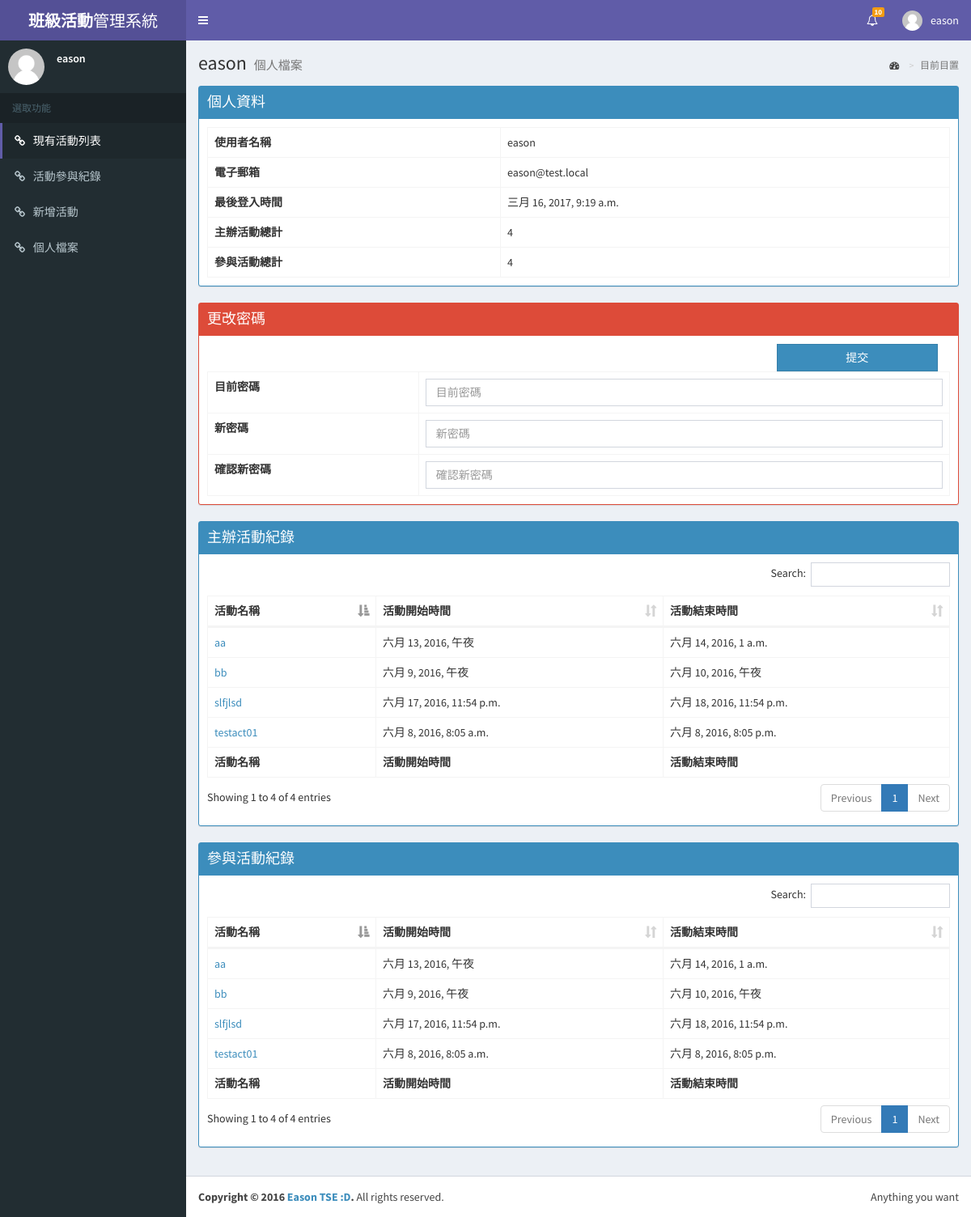
The app's page /profile (signed in) with its own data.
### main/models.py (models this page shows, shortened)
class Event(models.Model):
    e_name = models.CharField(max_length=255)
    e_startdate = models.DateTimeField()
    e_enddate = models.DateTimeField()
    e_place = models.TextField()
    e_description = models.TextField()
    e_deadline = models.DateTimeField()
    e_postdate = models.DateTimeField()
    e_organizer = models.ForeignKey(User, related_name='e_organizer')
    e_participant = models.ManyToManyField(User,
                                           related_name='e_participant',
                                           through='Participation')
    e_admin = models.ManyToManyField(User, related_name='e_admin')

### main/views/profile.py (the view)
# urls.py: url(r'^profile$', p.profile, name='profile'),
@login_required
def profile(request):
    form = ResetPwdForm(request.POST or None, request=request)
    username = request.user.username
    event_hlist = Event.objects.filter(e_organizer=request.user)
    event_hcount = event_hlist.count()
    event_plist = request.user.e_participant.all()
    event_pcount = Participation.objects.filter(p_member=request.user).count()
    if request.method == 'POST' and form.is_valid():
        request.user.set_password(form.cleaned_data['new_pwd'])
        request.user.save()
        logout(request)
        return redirect('login')
    else:
        return render(request, 'profile.html', locals())

### main/forms.py (shortened to what this page needs)
class ResetPwdForm(forms.Form):
    current_pwd = forms.CharField(
        widget=forms.PasswordInput(attrs={'class': 'form-control',
                                          'placeholder': '目前密碼'}),
        required=True)
    new_pwd = forms.CharField(
        widget=forms.PasswordInput(attrs={'class': 'form-control',
                                          'placeholder': '新密碼'}),
        required=True)
    confirm_pwd = forms.CharField(
        widget=forms.PasswordInput(attrs={'class': 'form-control',
                                          'placeholder': '確認新密碼'}),
        required=True)
    def __init__(self, *args, **kwargs):
        self.request = kwargs.pop("request")
        super(ResetPwdForm, self).__init__(*args, **kwargs)

### main/templates/profile.html (shortened to what this page needs)
{% extends "base.html" %}
{% load staticfiles %}
{% block head_script %}
<link rel="stylesheet" href="{% static "plugins/datatables/dataTables.bootstrap.css" %}">
{% endblock %}
{% block active-list %} class="active"{% endblock %}
{% block page-header %}
{{ user.username }}
{% endblock %}
{% block page-header-desc %}個人檔案{% endblock %}
{% block page-content %}
<div class="row">
  <div class="col-xs-12">
    <div class="box box-solid box-primary">
      <div class="box-header">
        <h3 class="box-title">個人資料</h3>
      </div>
      <div class="box-body">
        <table id="p_stats" class="table table-bordered table-hover">
          <tbody>
            <tr>
              <td><b>使用者名稱</b></td>
              <td>{{ user.username }}</td>
            </tr>
            <tr>
              <td><b>電子郵箱</b></td>
              <td>{{ user.email }}</td>
            </tr>
            <tr>
              <td><b>最後登入時間</b></td>
              <td>{{ user.last_login }}</td>
            </tr>
            <tr>
              <td><b>主辦活動總計</b></td>
              <td>{{ event_hcount }}</td>
            </tr>
            <tr>
              <td><b>參與活動總計</b></td>
              <td>{{ event_pcount }}</td>
            </tr>
          </tbody>
        </table>
      </div>
    </div>
  </div>
</div>
<div class="row">
  <div class="col-xs-12">
    <div class="box box-solid box-danger">
      <div class="box-header">
        <h3 class="box-title">更改密碼</h3>
      </div>
      <div class="box-body">
        <table id="reset_pwd" class="table table-bordered table-hover">
          <tbody>
            <form action="profile" method="post">
              <tr>
                <td>
                  <label for="{{ form.current_pwd.id_for_label }}">目前密碼</label>
                </td>
                <td>
                  {{ form.current_pwd }}
                </td>
              </tr>
              <tr>
                <td>
                  <label for="{{ form.new_pwd.id_for_label }}">新密碼</label>
                </td>
                <td>
                  {{ form.new_pwd }}
                </td>
              </tr>
              <tr>
                <td>
                  <label for="{{ form.confirm_pwd.id_for_label }}">確認新密碼</label>
                </td>
                <td>
                  {{ form.confirm_pwd }}
                </td>
              </tr>
              <div class="col-xs-3 col-xs-offset-9">
                <button type="submit" class="btn btn-primary btn-block btn-flat">提交</button>
              </div>
            </form>
          </tbody>
        </table>
      </div>
    </div>
  </div>
</div>
<div class="row">
  <div class="col-xs-12">
    <div class="box box-solid box-primary">
      <div class="box-header">
        <h3 class="box-title">主辦活動紀錄</h3>
      </div>
      <div class="box-body">
        <table id="hlist" class="table table-bordered table-hover">
          <thead>
            <tr>
              <th>活動名稱</th>
              <th>活動開始時間</th>
              <th>活動結束時間</th>
            </tr>
          </thead>
          <tbody>
            {% for item in event_hlist %}
              <tr>
                <td><a href="event_details?eventid={{item.id}}">{{ item.e_name }}</a></td>
                <td>{{ item.e_startdate }}</td>
                <td>{{ item.e_enddate }}</td>
              </tr>
            {% endfor %}
          </tbody>
          <tfoot>
            <tr>
              <th>活動名稱</th>
              <th>活動開始時間</th>
              <th>活動結束時間</th>
            </tr>
          </tfoot>
        </table>
      </div>
    </div>
  </div>
</div>
<div class="row">
  <div class="col-xs-12">
    <div class="box box-solid box-primary">
      <div class="box-header">
        <h3 class="box-title">參與活動紀錄</h3>
      </div>
      <div class="box-body">
        <table id="plist" class="table table-bordered table-hover">
          <thead>
            <tr>
              <th>活動名稱</th>
              <th>活動開始時間</th>
              <th>活動結束時間</th>
            </tr>
          </thead>
          <tbody>
            {% for item in event_plist %}
              <tr>
                <td><a href="event_details?eventid={{item.id}}">{{ item.e_name }}</a></td>
                <td>{{ item.e_startdate }}</td>
                <td>{{ item.e_enddate }}</td>
              </tr>
            {% endfor %}
          </tbody>
          <tfoot>
            <tr>
              <th>活動名稱</th>
              <th>活動開始時間</th>
              <th>活動結束時間</th>
            </tr>
          </tfoot>
        </table>
      </div>
    </div>
  </div>
</div>
{% endblock %}

### templates/base.html (shortened to what this page needs)
{% load staticfiles %}
<!DOCTYPE html>
<html>
<head>
    <link rel="stylesheet" href="{% static "bootstrap/css/bootstrap.min.css" %}">
    <link rel="stylesheet" href="https://maxcdn.bootstrapcdn.com/font-awesome/4.4.0/css/font-awesome.min.css">
    <link rel="stylesheet" href="https://code.ionicframework.com/ionicons/2.0.1/css/ionicons.min.css">
    <link rel="stylesheet" href="{% static "dist/css/AdminLTE.min.css" %}">
    <link rel="stylesheet" href="{% static "dist/css/skins/skin-purple.min.css" %}">
    {% block head_script %}{% endblock %}
</head>
<body class="hold-transition skin-purple sidebar-mini">
    <div class="wrapper">
        <header class="main-header">
            <a href="event_list" class="logo">
                <span class="logo-lg"><b>班級活動</b>管理系統</span>
            </a>
            <nav class="navbar navbar-static-top" role="navigation">
                <a href="#" class="sidebar-toggle" data-toggle="offcanvas" role="button">
                </a>
                <div class="navbar-custom-menu">
                    <ul class="nav navbar-nav">
                        <li class="dropdown notifications-menu">
                            <a href="#" class="dropdown-toggle" data-toggle="dropdown">
                                <i class="fa fa-bell-o"></i>
                                <span class="label label-warning">10</span>
                            </a>
                        </li>
                        <li class="dropdown user user-menu">
                            <a href="#" class="dropdown-toggle" data-toggle="dropdown">
                                <img src="{% static "dist/img/default-user-image.png" %}" class="user-image" alt="User Image">
                                <span class="hidden-xs">{{ username }}</span>
                            </a>
                        </li>
                    </ul>
                </div>
            </nav>
        </header>
        <aside class="main-sidebar">
            <section class="sidebar">
                <div class="user-panel">
                    <div class="pull-left image">
                        <img src="{% static "dist/img/default-user-image.png" %}" class="img-circle" alt="User Image">
                    </div>
                    <div class="pull-left info">
                        <p>{{ username }}</p>
                    </div>
                </div>
                <ul class="sidebar-menu">
                    <li class="header">選取功能</li>
                    <li{% block active-list %}{% endblock %}>
                      <a href="event_list"><i class="fa fa-link"></i> <span>現有活動列表</span></a>
                    </li>
                    <li{% block active-joint %}{% endblock %}>
                      <a href="event_record"><i class="fa fa-link"></i> <span>活動參與紀錄</span></a>
                    </li>
                    <li{% block active-new %}{% endblock %}>
                      <a href="add_event"><i class="fa fa-link"></i> <span>新增活動</span></a>
                    </li>
                    <li{% block active-personal %}{% endblock %}>
                      <a href="profile"><i class="fa fa-link"></i> <span>個人檔案</span></a>
                    </li>
                </ul>
            </section>
        </aside>
        <div class="content-wrapper">
            <section class="content-header">
                <h1>
            {% block page-header %}
            {% endblock %}
            <small>{% block page-header-desc %}
            {% endblock %}</small>
          </h1>
                <ol class="breadcrumb">
                    <li><a href="#"><i class="fa fa-dashboard"></i> </a></li>
                    <li class="active">目前目置</li>
                </ol>
            </section>
            <section class="content">
              {% block page-content %}
              {% endblock %}
            </section>
        </div>
        <footer class="main-footer">
            <div class="pull-right hidden-xs">
                Anything you want
            </div>
            <strong>Copyright &copy; 2016 <a href="#">Eason TSE :D</a>.</strong> All rights reserved.
        </footer>
    </div>
</body>
</html>

### records on screen
Event: e_name "testact01", e_startdate "六月 8, 2016, 8:05 a.m.", e_enddate "六月 8, 2016, 8:05 p.m."
Event: e_name "aa", e_startdate "六月 13, 2016, 午夜", e_enddate "六月 14, 2016, 1 a.m."
Event: e_name "bb", e_startdate "六月 9, 2016, 午夜", e_enddate "六月 10, 2016, 午夜"
Event: e_name "slfjlsd", e_startdate "六月 17, 2016, 11:54 p.m.", e_enddate "六月 18, 2016, 11:54 p.m."

### other values on screen
{{ username }} "eason"
{{ user.username }} "eason"
{{ user.email }} "eason@test.local"
{{ user.last_login }} "三月 16, 2017, 9:19 a.m."
{{ event_hcount }} "4"
{{ event_pcount }} "4"
